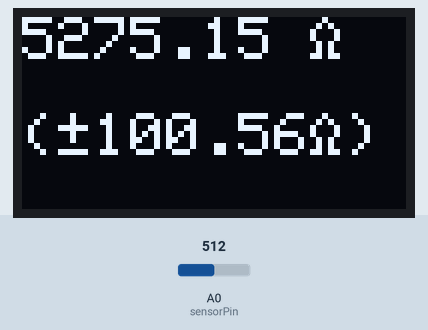
Recording of a sketch running on a simulated Arduino Uno, built with avr-gcc and run on an emulated ATmega328P. Shown: 128×64 one-colour display. Inputs (shaded band) come from the test bench; at power-on: A0 (sensorPin) = 512. What the sketch prints to the serial monitor is not drawn.

Above: at 1.3 s.
1.4 s: A0 (sensorPin) set to 716
At 2.1 s:
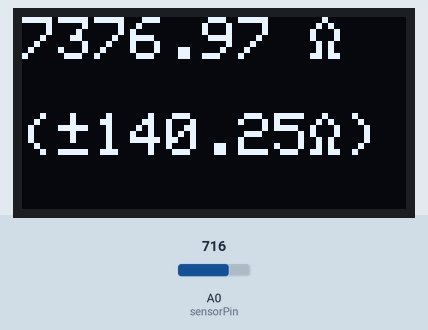
3.1 s: A0 (sensorPin) set to 900
At 4.2 s:
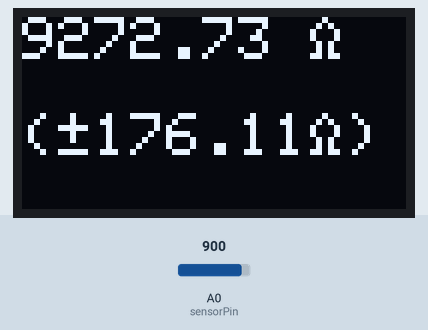
4.7 s: A0 (sensorPin) set to 1023
At 6.2 s:
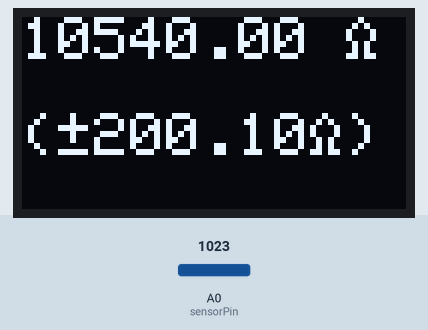
Timing chart, 0 to 7.7 s (numbered marks = the images above; inputs shaded):
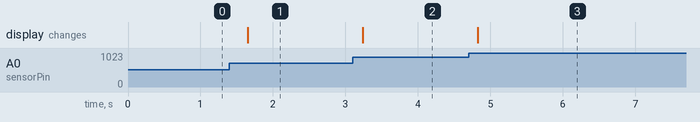

The sketch:

Ohmimetro_con_arduino.ino
```cpp
//10.5k
//Rc 4.5k

#include <SPI.h>
#include <Wire.h>
#include <Adafruit_GFX.h>
#include <Adafruit_SSD1306.h>
#define OLED_RESET 4
#define SCREEN_WIDTH 128
#define SCREEN_HEIGHT 64
Adafruit_SSD1306 display(SCREEN_WIDTH, SCREEN_HEIGHT, &Wire, OLED_RESET);


const int sensorPin = A0;
const int Rc = 4570;  // valor de la resistencia de calibración

float V;          // almacena el valor medido
float Rsensor;      // almacena la resistencia calculada
float res;
float uy;

void setup() {
  Serial.begin(9600);
  display.begin(SSD1306_SWITCHCAPVCC, 0x3C);
  display.clearDisplay();
}

void loop() {
  display.clearDisplay();
  V = analogRead(sensorPin);    //realizar la lectura
  Rsensor = (((4.27/1023L)*V) * 10.54 * pow(10, 3)) / 4.27 ;   //calcular el valor de la resistencia

  //uy = (Rc*pow(1024L, 2)/(5*pow(V, 2)))*0.025;

  uy = sqrt((109.7704L) + (pow((0.005*V),2)*1405.705L) + (pow(0.0012*V,2)*2090.83L));

  if (Rsensor == 0){
    uy = 0;
  }


  display.setTextSize(2);
  display.setTextColor(WHITE);
  display.setCursor(0,0);
  display.print(Rsensor);
  display.print(" ");
  display.println((char)0xE9);
  display.println("");
  display.print("(");
  display.print((char)240);
  display.print(uy);
  display.print((char)0xE9);
  display.println(")");
  display.display();
  Serial.println(V);
  delay(500);
}
```

Measured:
- after the input at 1.4 s, the display: changes after 0.25 s (image 1)
- after the input at 3.1 s, the display: changes after 0.14 s (image 2)
- after the input at 4.7 s, the display: changes after 0.13 s (image 3)
